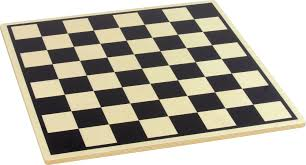
#> input picture img.png, 306 x 165 px
$ python hw1_3.py img.png
#> lines starting #> are read from the running program, lines starting #| are printed output that depends on the picture; after the words box and inside, x2 and y2 are one past the last pixel; in counts of white or black regions, pixels touching at a corner belong together
import cv2
import sys
import numpy as np

# 이미지를 불러옴
# 명령형 인자로부터 이미지 경로를 받습니다.
if len(sys.argv) > 1:
    image_path = sys.argv[1]  # 첫 번째 인자가 이미지 경로입니다.
else:
    print("Usage: python script.py <image_path>")
    sys.exit(1)

image = cv2.imread(image_path)
#> image is the input picture: shape (165, 306, 3); mean B, G, R 162.2, 176.2, 180.8
# 이미지를 그레이스케일로 변환
gray = cv2.cvtColor(image, cv2.COLOR_BGR2GRAY)
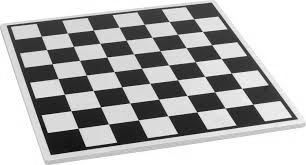
#> gray: shape (165, 306); min 1, max 255, mean 176
# 적응형 이진화를 수행
binary = cv2.adaptiveThreshold(
    gray, 255, cv2.ADAPTIVE_THRESH_MEAN_C, cv2.THRESH_BINARY, blockSize=17, C=2
)
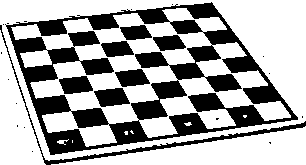
#> binary: shape (165, 306); 66.1% white; 24 black regions (16 under 20 px), largest, box (x1, y1, x2, y2) and area: (5, 2, 298, 155) 13412, (0, 25, 306, 165) 1186, (94, 88, 130, 107) 489

# Canny 엣지 검출을 수행.  낮은 임계값, 높은 임계값 설정 유의
edges = cv2.Canny(binary, 15, 250)
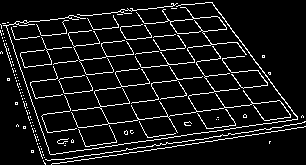
#> edges: shape (165, 306); 8.6% white in thin lines or dots
# 확률적 허프 변환을 사용하여 직선 검출
lines = cv2.HoughLinesP(edges, 1, np.pi / 180, threshold=102, minLineLength=10, maxLineGap=10)
#> lines = 15 rows, first 6: [41, 155, 297, 119], [51, 164, 212, 141], [34, 135, 284, 99], [17, 83, 251, 55], [35, 51, 121, 41], [160, 7, 244, 136]

# 가로 및 세로 선
horizontal_lines = []
vertical_lines = []
for line in lines:
    x1, y1, x2, y2 = line[0]
    angle = np.arctan2(y2 - y1, x2 - x1)  # 직선의 기울기 각도 계산
    if -np.pi / 4 < angle < np.pi / 4:
        vertical_lines.append(line)
    else:
        horizontal_lines.append(line)
#> this loop made 15 passes
#> (x1, y1, x2, y2, angle) on passes 1 to 12: (41, 155, 297, 119, -0.14), (51, 164, 212, 141, -0.142), (34, 135, 284, 99, -0.143), (17, 83, 251, 55, -0.119), (35, 51, 121, 41, -0.116), (160, 7, 244, 136, 0.994), (43, 161, 253, 131, -0.142), (22, 99, 226, 74, -0.122), (5, 23, 53, 163, 1.24), (136, 10, 207, 128, 1.03), (14, 23, 212, 2, -0.106), (212, 3, 305, 126, 0.923)
#> after the loop, horizontal_lines = [[[160, 7, 244, 136]], [[5, 23, 53, 163]], [[136, 10, 207, 128]], [[212, 3, 305, 126]]]; vertical_lines = [[[41, 155, 297, 119]], [[51, 164, 212, 141]], [[34, 135, 284, 99]], [[17, 83, 251, 55]], [[35, 51, 121, 41]], [[43, 161, 253, 131]], [[22, 99, 226, 74]], [[14, 23, 212, 2]], [[12, 68, 239, 40]], [[3, 41, 212, 16]], [[54, 113, 245, 87]]]

# 가로 및 세로 선이 만나는 지점을 계산
corners = []
for hl in horizontal_lines:
    for vl in vertical_lines:
        x1_h, y1_h, x2_h, y2_h = hl[0]
        x1_v, y1_v, x2_v, y2_v = vl[0]
        A = np.array([[y2_h - y1_h, x1_h - x2_h], [y2_v - y1_v, x1_v - x2_v]])
        b = np.array([x1_h * (y2_h - y1_h) - y1_h * (x2_h - x1_h), x1_v * (y2_v - y1_v) - y1_v * (x2_v - x1_v)])
        intersection = np.linalg.solve(A, b)
        corners.append(intersection.astype(int))
#> this loop made 4 passes
#> after the loop, corners = 44 pairs, first value 5 to 306, second value 2 to 163

# 이미지의 모서리 좌표
top_left = np.array([0, 0])
top_right = np.array([image.shape[1], 0])
#> top_right = [306, 0]
bottom_left = np.array([0, image.shape[0]])
#> bottom_left = [0, 165]
bottom_right = np.array([image.shape[1], image.shape[0]])
#> bottom_right = [306, 165]

corners = np.array(corners)

# 각 모서리에 가장 가까운 교차점 찾기
def find_closest_corner(corner, all_corners):
    distances = np.linalg.norm(all_corners - corner, axis=1)
#> distances = 44 values, max 331.3 at index 34, min 23.54 at index 18, mean 198.5
    return all_corners[np.argmin(distances)]


closest_top_left = find_closest_corner(top_left, corners)
#> closest_top_left = [5, 23]
closest_top_right = find_closest_corner(top_right, corners)
#> closest_top_right = [251, 54]
closest_bottom_left = find_closest_corner(bottom_left, corners)
#> closest_bottom_left = [49, 153]
closest_bottom_right = find_closest_corner(bottom_right, corners)
#> closest_bottom_right = [306, 127]

# 결과 꼭짓점
extreme_corners = [
    closest_top_left,
    closest_top_right,
    closest_bottom_left,
    closest_bottom_right
]
#> extreme_corners = [[5, 23], [251, 54], [49, 153], [306, 127]]


def order_points(pts):
    # 네 점을 정렬하는 함수 (상단 왼쪽, 상단 오른쪽, 하단 오른쪽, 하단 왼쪽 순서)
    rect = np.zeros((4, 2), dtype="float32")

    s = pts.sum(axis=1)
#> s = [28, 305, 202, 433]
    rect[0] = pts[np.argmin(s)]
    rect[2] = pts[np.argmax(s)]

    diff = np.diff(pts, axis=1)
#> diff = [18, -197, 104, -179]
    rect[1] = pts[np.argmin(diff)]
    rect[3] = pts[np.argmax(diff)]

    return rect


ordered_corners = order_points(np.array(extreme_corners))
#> ordered_corners = [[5, 23], [251, 54], [306, 127], [49, 153]]

w = 300
h = 300
dstQuad = np.array([[0, 0], [w - 1, 0], [w - 1, h - 1], [0, h - 1]], dtype=np.float32)
pers = cv2.getPerspectiveTransform(ordered_corners, dstQuad)  # 투영 변환 행렬 계산
#> pers = [[0.78, -0.264, 2.17], [-0.395, 3.14, -70.17], [-0.00211, 0.00267, 1]]
dst = cv2.warpPerspective(image, pers, (w, h))  # 투영 변환 행렬 적용
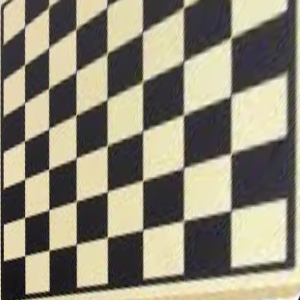
#> dst: shape (300, 300, 3); mean B, G, R 118.5, 136.8, 142.3
cv2.imshow('transformed img', dst)

# 결과 출력
cv2.imshow("original img", image)
cv2.waitKey(0)
cv2.destroyAllWindows()

$ run again, on board2.png
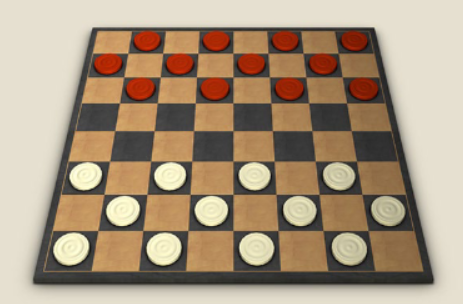
#> input picture board2.png, 463 x 304 px
#> image is the input picture: shape (304, 463, 3); mean B, G, R 125.6, 149.1, 168.4
#> `binary = cv2.adaptiveThreshold( gray, 255, cv2.ADAPTIVE_THRESH_MEAN_C,..`:
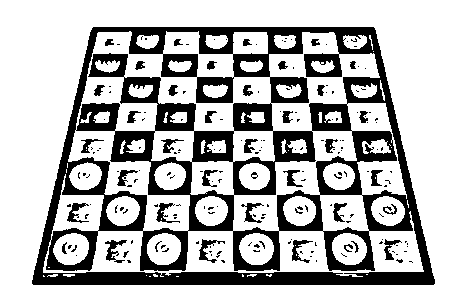
#> binary: shape (304, 463); 72.2% white; 195 black regions (156 under 20 px), largest, box (x1, y1, x2, y2) and area: (32, 27, 435, 285) 34967, (105, 240, 127, 263) 204, (199, 239, 225, 263) 189
#> edges: shape (304, 463); 8.6% white in thin lines or dots, all inside (x1, y1, x2, y2) = (31, 26, 435, 285)
#> lines = 32 rows, first 6: [32, 284, 434, 284], [356, 230, 422, 230], [67, 130, 399, 130], [85, 53, 380, 53], [94, 26, 372, 26], [309, 194, 373, 194]
#> the loop `for line in lines:` made 32 passes
#> (x1, y1, x2, y2, angle) on passes 1 to 8: (32, 284, 434, 284, 0), (356, 230, 422, 230, 0), (67, 130, 399, 130, 0), (85, 53, 380, 53, 0), (94, 26, 372, 26, 0), (309, 194, 373, 194, 0), (79, 76, 386, 76, 0), (281, 271, 327, 271, 0)
#> after the loop `for line in lines:`: horizontal_lines = [[[31, 282, 69, 118]], [[375, 29, 434, 283]], [[232, 194, 232, 35]], [[269, 70, 279, 267]], [[189, 206, 198, 33]], [[340, 68, 373, 260]], [[42, 271, 87, 73]], [[301, 33, 319, 199]], [[139, 269, 158, 89]], [[96, 237, 131, 34]], [[373, 48, 401, 173]]]; vertical_lines = 21 items, first 6: [[32, 284, 434, 284]], [[356, 230, 422, 230]], [[67, 130, 399, 130]], [[85, 53, 380, 53]], [[94, 26, 372, 26]], [[309, 194, 373, 194]]
#> the loop `for hl in horizontal_lines:` made 11 passes
#> after the loop `for hl in horizontal_lines:`: corners = 231 pairs, first value 30 to 434, second value 26 to 284
#> distances = 231 values, max 518.7 at index 21, min 93.68 at index 4, mean 303.6
#> closest_top_left = [90, 26]
#> closest_top_right = [374, 26]
#> closest_bottom_left = [30, 284]
#> closest_bottom_right = [434, 284]
#> extreme_corners = [[90, 26], [374, 26], [30, 284], [434, 284]]
#> s = [116, 400, 314, 718]
#> diff = [-64, -348, 254, -150]
#> ordered_corners = [[90, 26], [374, 26], [434, 284], [30, 284]]
#> pers = [[1.1, 0.256, -105.6], [6.55e-17, 1.72, -44.77], [-2.51e-19, 0.00171, 1]]
#> `dst = cv2.warpPerspective(image, pers, (w, h))`:
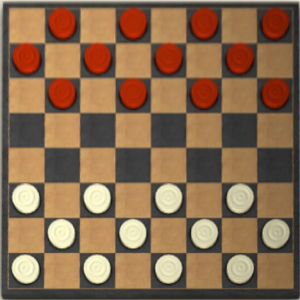
#> dst: shape (300, 300, 3); mean B, G, R 78.7, 106.9, 137.5
